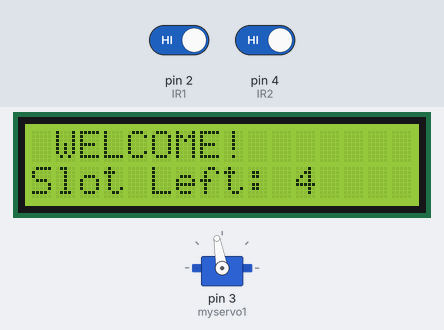
The sketch below on a simulated Arduino Uno, built with avr-gcc and run on an emulated ATmega328P. Parts: 16×2 character LCD, servo. The test bench sets the inputs (shaded band); at power-on: pin 2 (IR1) HIGH, pin 4 (IR2) HIGH.

Above: at 3.2 s.
3.3 s: pin 2 (IR1) driven LOW
At 4.5 s:
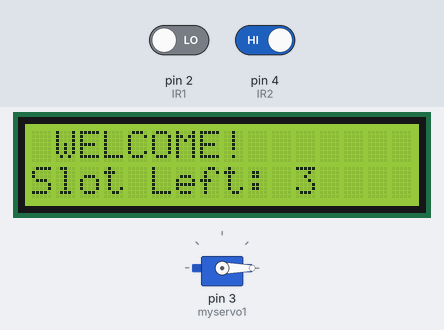
4.8 s: pin 4 (IR2) driven LOW
At 7.6 s:
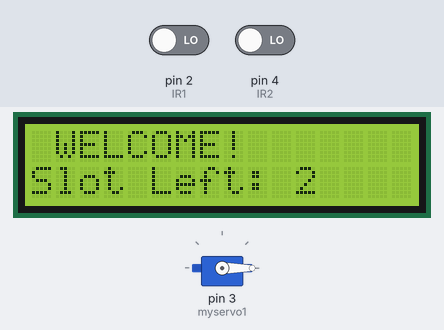
7.8 s: pin 2 (IR1) driven HIGH
At 9.1 s:
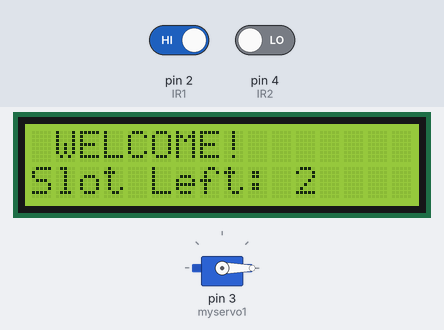
Timing chart, 0 to 10.8 s (numbered marks = the images above; inputs shaded):
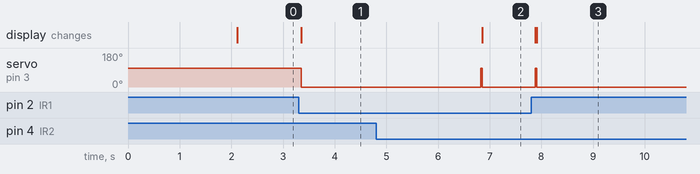

Measured:
- after the input at 3.3 s, servo on pin 3 (myservo1): 100° → 0° after 0.05 s; the display: changes after 0.05 s (image 1)
- after the input at 4.8 s, servo on pin 3 (myservo1): 0° → 100° after 2.0 s, → 0° 0.03 s later; the display: changes after 2.1 s (image 2)
- after the input at 7.8 s, servo on pin 3 (myservo1): goes on until 7.9 s, then stays 0°

The sketch:

LCD16x2_I2C_Scanner.ino
```cpp
#include <Wire.h>
#include <LiquidCrystal_I2C.h>
#include <Servo.h>

LiquidCrystal_I2C lcd(0x27, 16, 2);  // Correct I2C address
Servo myservo1;

int IR1 = 2;
int IR2 = 4;

int Slot = 4;   // Total parking slots
int flag1 = 0;
int flag2 = 0;

void setup() {
  lcd.init();
  lcd.backlight();

  pinMode(IR1, INPUT_PULLUP);
  pinMode(IR2, INPUT_PULLUP);

  myservo1.attach(3);
  myservo1.write(100);  // Gate closed

  lcd.setCursor(0, 0);
  lcd.print(" ARDUINO ");
  lcd.setCursor(0, 1);
  lcd.print(" PARKING SYSTEM ");
  delay(2000);
  lcd.clear();
}

void loop() {

  if (digitalRead(IR1) == LOW && flag1 == 0) {
    if (Slot > 0) {
      flag1 = 1;
      if (flag2 == 0) {
        myservo1.write(0);   // Open gate
        Slot--;
      }
    } else {
      lcd.setCursor(0, 0);
      lcd.print(" SORRY :( ");
      lcd.setCursor(0, 1);
      lcd.print(" Parking Full ");
      delay(3000);
      lcd.clear();
    }
  }

  if (digitalRead(IR2) == LOW && flag2 == 0) {
    flag2 = 1;
    if (flag1 == 0) {
      myservo1.write(0);   // Open gate
      Slot++;
    }
  }

  if (flag1 == 1 && flag2 == 1) {
    delay(1000);
    myservo1.write(100);  // Close gate
    flag1 = 0;
    flag2 = 0;
  }

  lcd.setCursor(0, 0);
  lcd.print(" WELCOME!     ");
  lcd.setCursor(0, 1);
  lcd.print("Slot Left: ");
  lcd.print(Slot);
  lcd.print("  ");
}
```
